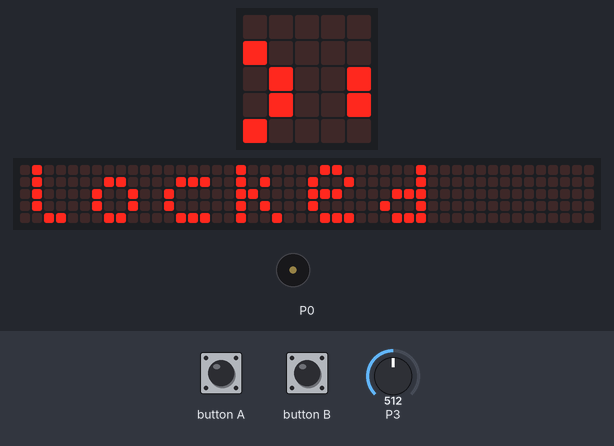
Recording of a program running on a simulated BBC micro:bit (MakeCode). Parts: the board's 5×5 LED display, a strip that is not on the board, showing the scrolling text unrolled, buzzer (waves = sounding). Inputs (shaded band) come from the test bench; at power-on: P3 = 512 (analog values on the 0–1023 scale). The 48×5 strip is a reading aid, not a part: it shows the text the display is scrolling, unrolled, one strip-width of it at a time.

Above: at 12.8 s.
12.9 s: P3 set to 0
At 17.19 s:
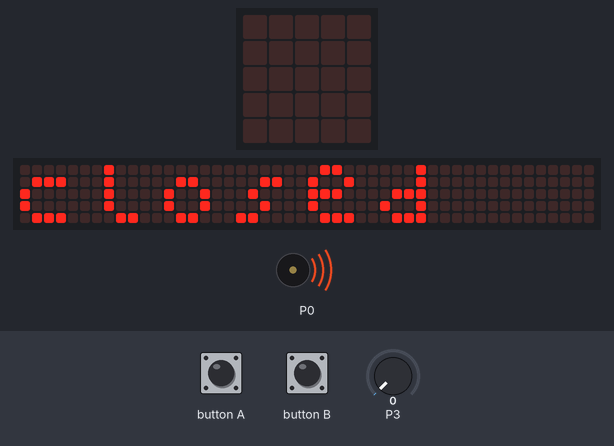
At 22.91 s:
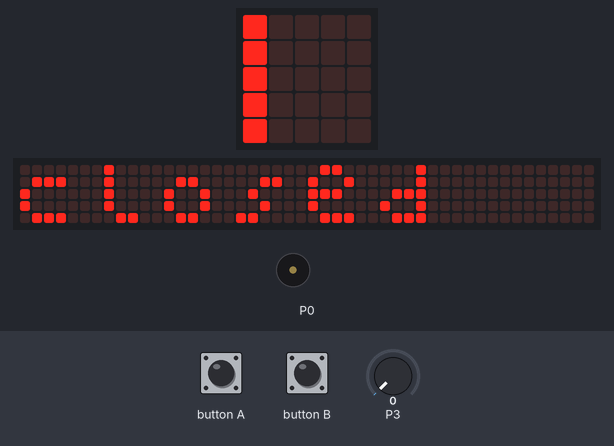
26.9 s: P3 set to 306
At 29.81 s:
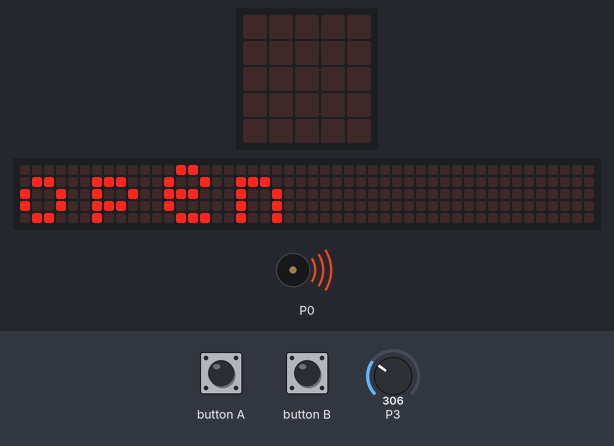
Timing chart, 0 to 31.7 s (numbered marks = the images above; inputs shaded):
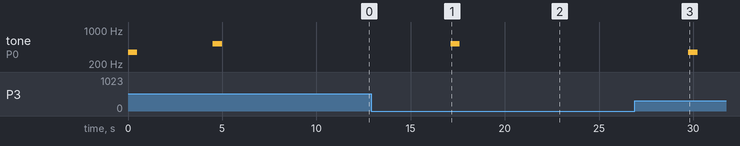

The program:

main.ts
```typescript
let sensor_level = 0
let open = 0
let closed = 0
let locked = 0
input.onButtonPressed(Button.A, function () {

})
input.onButtonPressed(Button.B, function () {

})
basic.forever(function () {
    pins.analogWritePin(AnalogPin.P3, 784)
    sensor_level = pins.analogReadPin(AnalogPin.P3)
    open = pins.map(
    sensor_level,
    0,
    1023,
    0,
    100
    )
    closed = pins.map(
    sensor_level,
    0,
    1023,
    100,
    sensor_level
    )
    locked = pins.map(
    0,
    0,
    1023,
    500,
    1023
    )
    if (open) {
        music.play(music.tonePlayable(349, music.beat(BeatFraction.Whole)), music.PlaybackMode.InBackground)
        basic.showString("open")
    }
    if (closed) {
        music.play(music.tonePlayable(523, music.beat(BeatFraction.Whole)), music.PlaybackMode.InBackground)
        basic.showString("closed")
    }
    if (locked) {
        music.stopAllSounds()
        basic.showString("locked")
    }
})
```

test.ts
```typescript
// här hamnar tester och detta kompileras inte när det här paketet används som ett tillägg.
```

Measured:
- after the input at 26.9 s, the display: first differs from a run without the input after 2.8 s (image 3)
